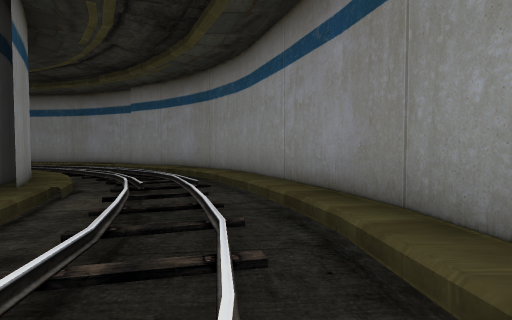
[1] (above)

16 first-person views from a walk through a Unity game level. The camera is 1.2 m above the floor, tilts 2° down and sees 85° across. The floor is counted in squares, 2 m on a side. Each view is taken from the middle of a square. On the plan, view 1 faces up. The plan holds only what a view shows up to about 9 squares ahead; the rest is blank. The place goes on beyond the plan. The player character is not drawn. Some animated figures are not drawn. Door leaves are left out, so doorways stand open.

[2]
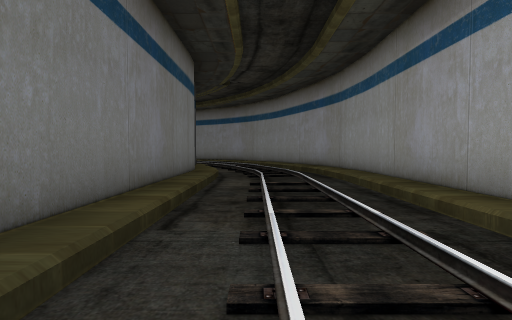

[3]
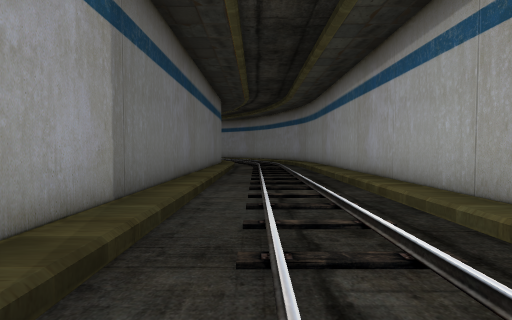

[4]
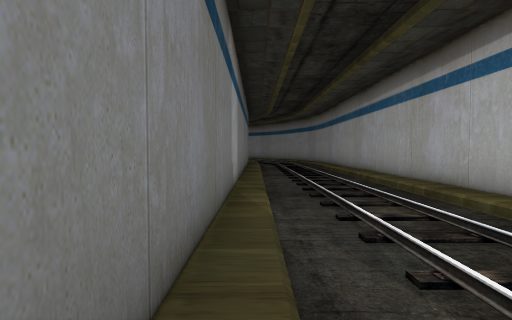

[5]
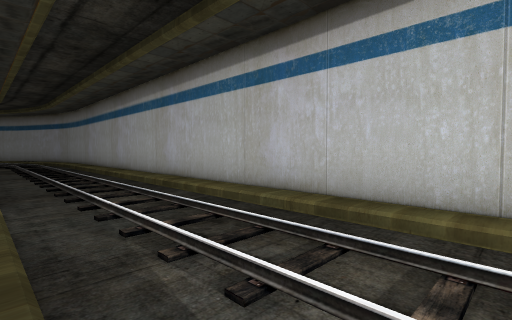

[6]
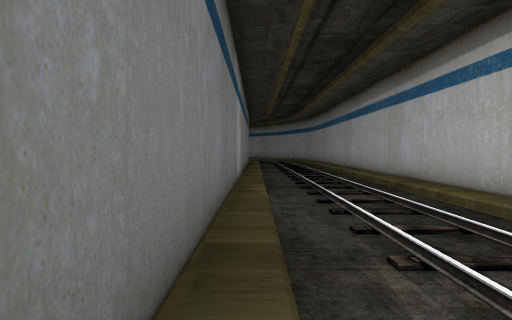

[7]
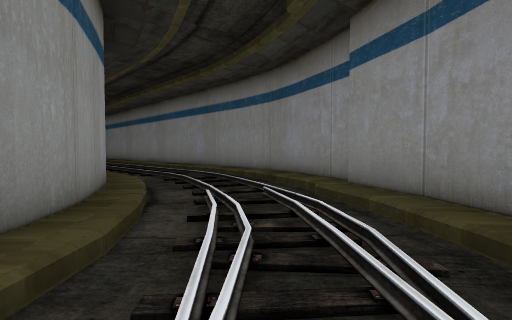

[8]
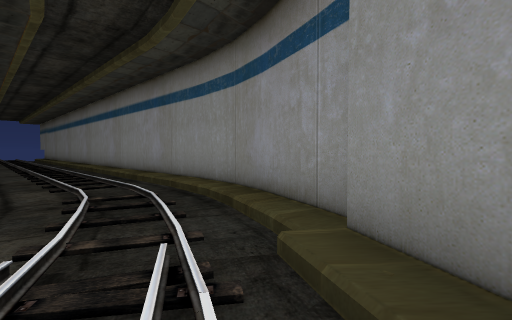

[9]
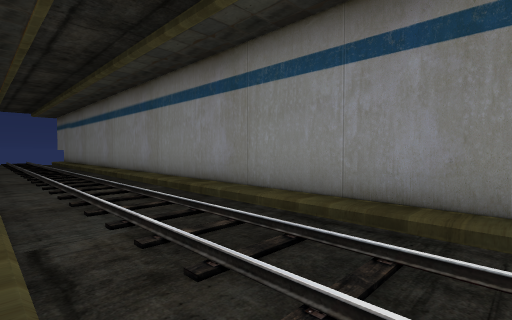

[10]
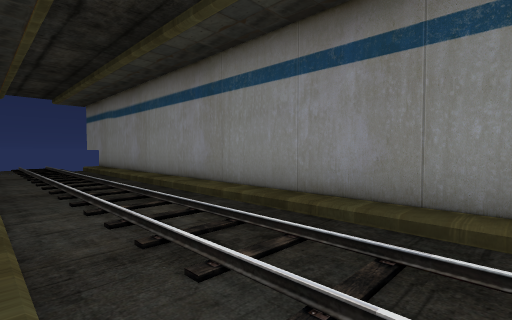

[11]
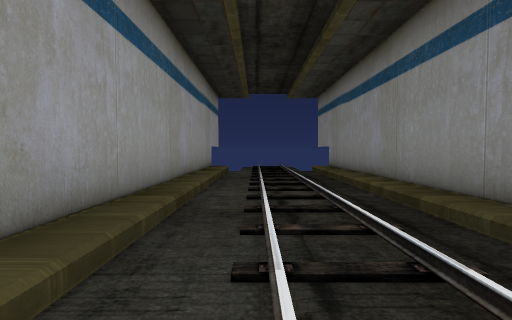

[12]
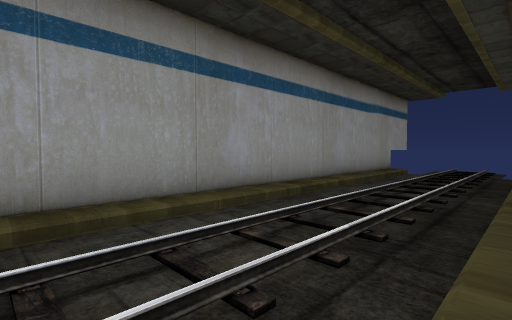

[13]
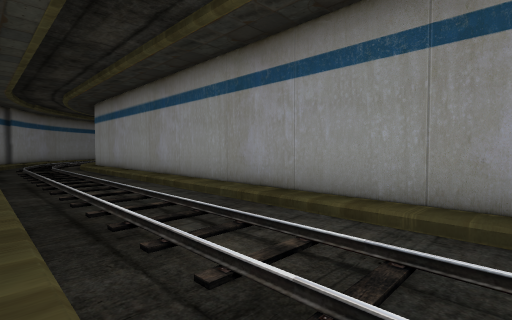

[14]
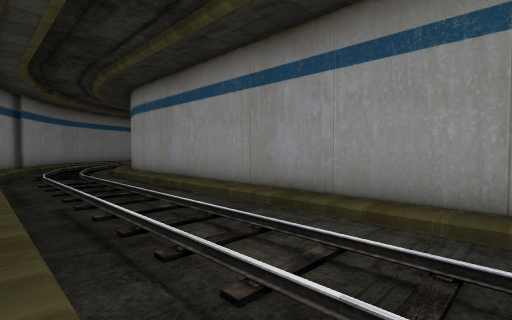

[15]
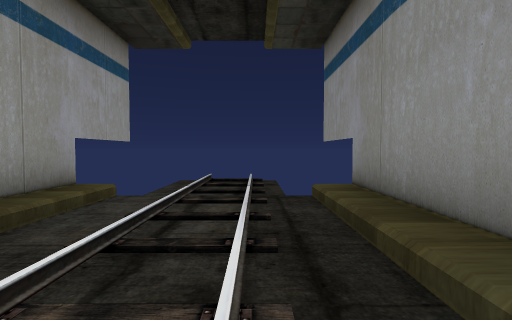

[16]
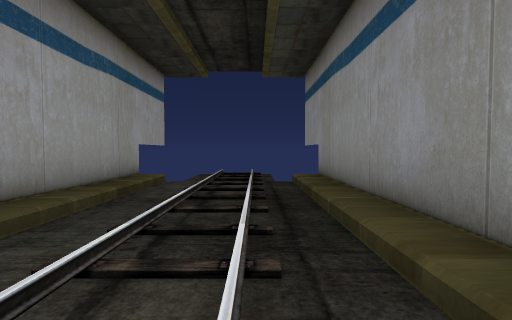

### Floor plan
Key: @ floor where view 1 was taken; # wall or solid block; . main floor; : floor 0.25 m higher than the main floor.
Columns run from 27 left of view 1 to 2 right of it. Each row starts with its distance up from view 1.
 11 #####################
 10 #::::::::::::::::::::###
  9 .......................###
  8 ........................:##
  7 #::::::::::::::::::::...::##
  6 ######################:...:#
  5                      ###...##
  4                        #:.::#
  3                        ##...#
  2                         #...:#
  1                         #:..:#
  0                         #:.@:#
 -1                         #:..:#
 -2                         #:..:#
 -3                         #:..:#
 -4                         #:..:#
 -5                         #:..:#
 -6                         #:..:#
 -7                         #:..:#
 -8                         #:..:#
 -9                         #:..:#
-10                         #:..:#
-11                         #:..:#
-12                         #:..:#
-13                         #:..:#
-14                         #:..:#

Positions as (right, up) in squares from view 1, and headings:
1: (0, 0), facing up
2: (-1, -5), facing up
3: (-1, -10), facing up
4: (-2, -13), facing up
5: (-2, -14), facing up-right
6: (-2, -14), facing up
7: (-2, 5), facing up-left
8: (-3, 7), facing up-left
9: (-9, 7), facing up-left
10: (-15, 7), facing up-left
11: (-18, 8), facing left
12: (-17, 10), facing down-left
13: (-20, 10), facing down-right
14: (-16, 10), facing down-right
15: (-23, 9), facing left
16: (-21, 9), facing left
